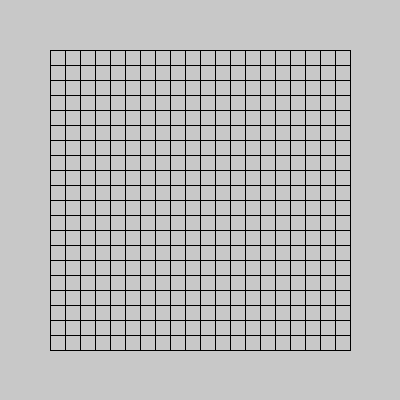
Frame 1 (no input)
Frame 60 (the mouse pressed at the canvas centre just before this capture): identical to frame 1, image omitted
Frame 120 (the mouse held since frame 60 and released just before this capture): identical to frame 1, image omitted

The Processing sketch that drew this single still picture (run headless with seeded random() and noise(); from frame 60 on, the mouse is pressed at the canvas centre):

// Processing sketch: basic_03C_loop
// ── basic_03C_loop.pde
/* Zhang Liqun@SJTU IDM
*/

// example of how to use a for loop.
// see comment below for more details

void setup() {
  size(400,400);  
}

void draw() {
  background(200);

  noFill();
  stroke(0);
  
  // draw grid of lines
  for(float i=0; i<21; i++) {
    // draw vertical lines
    line(i*15+50,50, i*15+50,350);

    // draw horizontal lines
    line(50,i*15+50, 350,i*15+50);
  }            
}


/* 

  A for loop has the following structure:
  
  for(init; test; update) {
    statements
  }
  
  The following is a flowchart of how it a for
  loop is executed:
  
       init
         |
         v
   --> test -> false -> ---
  |      |                 |
  |      | true            |
  |      v                 |
  |    statements {}       |
  |      |                 |
  |      v                 |
  |    update              |
  |      |                 |
   ------                  |
                           |
         |-----------------
         |
         v       
         
*/
